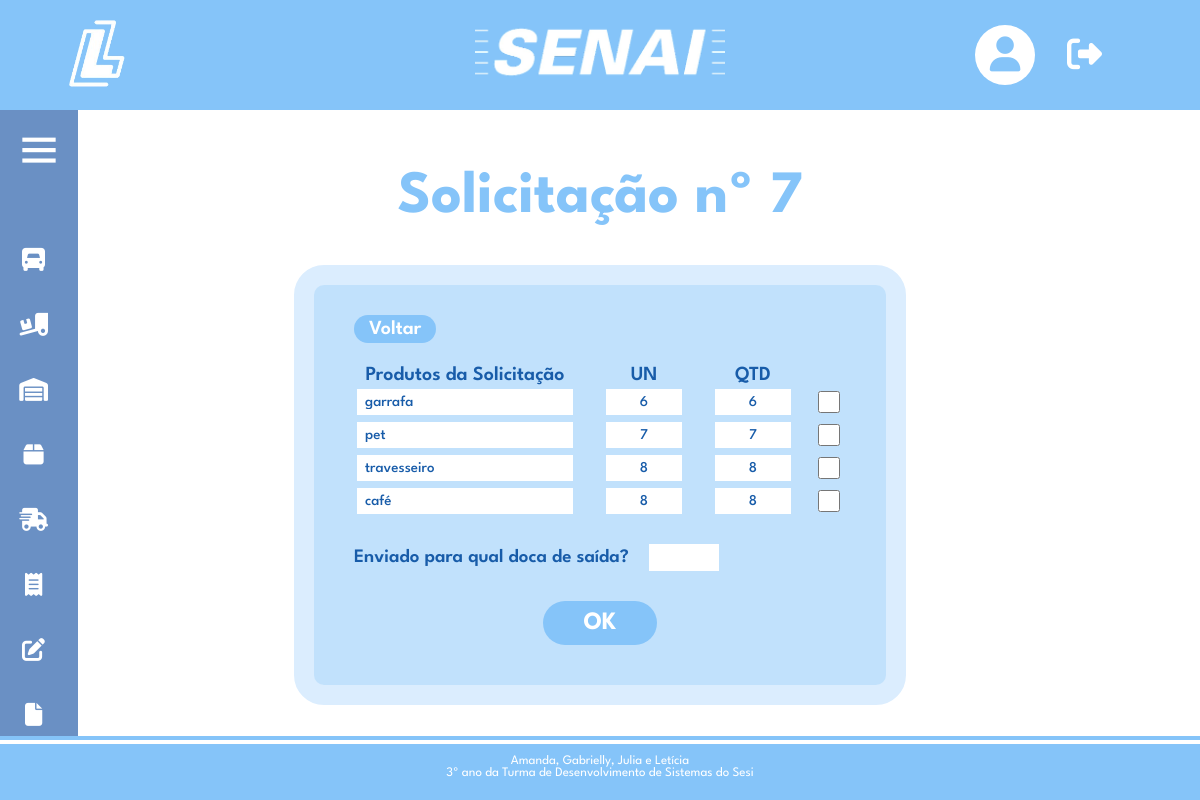
Page /expedicao2.php?id=7 (signed in) on the committed database.
### tables this page shows
CREATE TABLE `solicitacoes` (
  `id` int(11) NOT NULL,
  `solicitacao` int(11) NOT NULL,
  `produto` varchar(255) NOT NULL,
  `unidades` varchar(255) NOT NULL,
  `quantidades` int(11) NOT NULL,
  `valor` float NOT NULL,
  `totalcompra` float NOT NULL,
  `observacoes` varchar(255) NOT NULL,
  `posicao` varchar(2) NOT NULL,
  `doca` varchar(10) NOT NULL,
  `data` date DEFAULT NULL,
  `vistoria` varchar(255) NOT NULL,
  `carregado` tinyint(4) NOT NULL,
  `id_danfe` int(11) NOT NULL
);

### expedicao2.php (the view, shortened to what this page needs)
<!DOCTYPE html>
<html lang="en">
<?php
include_once('config.php');
?>
<head>
  <link rel="stylesheet" type="text/css" href="estiloHome.css" media="screen" />
  <link rel="stylesheet" type="text/css" href="estiloExpedicao2.css" media="screen" />
  <link href='https://unpkg.com/boxicons@2.0.7/css/boxicons.min.css' rel='stylesheet'>
</head>
<body>
  <header class="header-topo">
    <div class="logSenai">
      <a href="home.php"><img src="imagens/logo-logsenai.png" alt="Minha Figura" width="75" height="auto"></a>
    </div>
    <div class="logo">
      <a href="home.php"><img src="imagens/senai-branco.png" alt="Minha Figura" width="250" height="auto"></a>
    </div>
    <div class="menu-header">
      <div class="dropdown-perfil">
        <a href="#">
          <div class="circulo">
            <i class="fa-solid fa-user"></i>
          </div>
        </a>
      </div>
      <a href="sair.php"><i class="fa-solid fa-right-from-bracket"></i></a>
    </div>
  </header>
  <div class="sidebar close">
    <div class="logo-details">
      <i class="bx bx-menu"></i>
    </div>
    <ul class="nav-links">
      <li>
        <div class="iocn-link">
          <a href="#">
            <i class="fa-solid  fa-truck-front"></i>
          </a>
        </div>
      </li>
      <li>
        <div class="iocn-link">
          <a href="movimentacao.php">
            <i class="fa-solid fa-truck-ramp-box"></i>
          </a>
        </div>
      </li>
      <li>
        <a href="estoque.php">
          <i class="fa-solid fa-warehouse"></i>
        </a>
      </li>
      <li>
        <a href="picking.php">
          <i class="fa-solid fa-box"></i>
        </a>
      </li>
      <li>
        <div class="iocn-link">
          <a href="#">
            <i class="fa-solid fa-truck-fast"></i>
          </a>
        </div>
      </li>
      <li>
          <div class="iocn-link">
            <a href="#">
            <i class="fa-solid fa-receipt"></i>
            </a>
          </div>
        </li>
      <li>
        <div class="iocn-link">
          <a href="controleSolicitacoes.php">
            <i class="fa-solid fa-pen-to-square"></i>
          </a>
        </div>
      </li>
      <li>
        <a href="relatorios.php">
          <i class="fa-solid fa-file"></i>
        </a>
      </li>
    </ul>
  </div>
  <?php
  if (isset($_GET['id'])) {
    $id = $_GET['id'];
    $id = $conexao->real_escape_string($id);
    $sql = "SELECT * FROM solicitacoes WHERE solicitacao = '$id' AND posicao != ''";
    $resultado = $conexao->query($sql);
    if ($resultado && $resultado->num_rows > 0) {
      echo '<div class="titulo-conteudo">
                        <h1>Solicitação nº  ' . $id . '</h1>
                    </div>';
      echo '<div class="conteudo">
                      <div class="linhaExpedicao">
                       <div class="quadroExpedicao">
                        <div class="linha01"><a href="expedicao.php"><button>Voltar</button></a></div>
                       <div class="linha02">
                        <table>
                            <thead>
                                <tr>
                                    <th>Produtos da Solicitação</th>
                                    <th>UN</th>
                                    <th>QTD</th>
                                    <th></th>
                                </tr>
                            </thead>
                            <tbody>';
      while ($row = $resultado->fetch_assoc()) {
        echo '<form class="form" method="post" action="atualizarExpedicao.php" id="formlogin" name="formlogin">
                            <tr>
                            <td><input type="text" name="produto" value="' . htmlspecialchars($row['produto']) . '" readonly></td>
                            <td><input type="text" name="unidades" value="' . htmlspecialchars($row['unidades']) . '" readonly></td>
                            <td><input type="text" name="quantidades" value="' . htmlspecialchars($row['quantidades']) . '" readonly></td>
                        <td><input type="checkbox" name="ids[]" value="' . htmlspecialchars($row['id']) . '"></td>
                        </tr>';
      }
      echo '</tbody>
                    </table>
                </div>';
      echo '<div class="linha03">
                        <label>Enviado para qual doca de saída?</label>
                        <input type="number" id="doca" name="doca" value"" required>
                    </div>
                    <div class="linha04">
                            <input type="submit" value="OK">
                        </form>
                    </div> ';
    } else {
      echo '<div class="senao">';
      echo '<p>Nenhuma solicitação encontrada ou todos os produtos não têm posição.</p>';
      echo '<a href="expedicao.php"><button>Voltar</button></a>';
      echo '</div>';
    }
  }
  ?>
  </div>
  </div>
  </div>
  <?php
  include_once('footer.php');
  ?>
</body>
</html>

### estiloHome.css (style rules this page uses)
body, html { height: 100%; width: 100%; margin: 0px; }
.header-topo { background-color: #85C4F9; width: 100%; height: auto; padding: 10px 0px; display: flex; justify-content: space-between; }
.logo { margin: 10px 5px 5px 10px; justify-self: center; }
.logSenai { margin: 5px 120PX 5px 5%; }
.menu-header { display: flex; align-items: center; justify-content: space-around; margin: 5px 8% 5px 5px }
.menu-header a { margin-left: 30px; display: flex; align-items: center; text-decoration: none; }
.menu-header i { font-size: 35px; color: #fff; margin: 0px 2px; }
.circulo { width: 60px; height: 60px; background-color: #fff; border-radius: 40px; display: flex; justify-content: center; align-items: center; }
.circulo i { color:#85C4F9; font-size: 35px; }
.titulo-conteudo { width: 100%; height: auto; display: flex; justify-content: center; }
.titulo-conteudo h1 { font-size: 60px; font-weight: bold; font-family: "League Spartan", sans-serif; color: #85C4F9; margin-top: 60px; }
.sidebar { position: fixed; left: 0; height: 100%; width: 260px; background: #6A90C4; transition: all 0.5s ease; }
.sidebar.close { width: 78px; }
.sidebar .logo-details { height: 60px; width: 100%; display: flex; align-items: center; margin-top: 10px; }
.sidebar .logo-details i { font-size: 50px; color: #fff; height: 50px; min-width: 78px; text-align: center; line-height: 50px; }
.sidebar .nav-links { height: 100%; padding: 30px 0 150px 0; overflow: auto; }
.sidebar.close .nav-links { overflow: visible; }
.sidebar .nav-links li { position: relative; list-style: none; transition: all 0.4s ease; }
.sidebar .nav-links li .iocn-link { display: flex; align-items: center; justify-content: space-between; }
.sidebar.close .nav-links li .iocn-link { display: block }
.sidebar .nav-links li i { height: 65px; min-width: 67px; text-align: center; line-height: 66px; color: #fff; font-size: 23px; cursor: pointer; transition: all 0.3s ease; }
.sidebar .nav-links li a { display: flex; align-items: center; text-decoration: none; }
.bx-menu { cursor:pointer; }

### estiloExpedicao2.css (style rules this page uses)
.linhaExpedicao { display: flex; justify-content: center; width: 100%; }
.quadroExpedicao { width: auto; height: auto; padding: 30px 40px 40px 40px; background-color: #c1e1fc; border: 20px solid #dbedfe; border-radius: 30px }
.linha01 { display: flex; justify-content: start; align-items: center; margin-bottom: 20px; }
.linha01 button { border: none; background-color: #85c4f9; color: #fff; font-size: 20px; font-weight: 600; font-family: "League Spartan", sans-serif; padding: 5px 15px; border-radius: 30px; }
.linha02 { margin-bottom: 25px; }
table th { font-family: "League Spartan", sans-serif; color: #185CA9; font-size: 20px; font-weight: 600; }
table td input { border: none; padding: 6px 8px; font-family: "League Spartan", sans-serif; color: #185CA9; font-size: 15px; font-weight: 500; }
table td:nth-child(1) input { width: 200px; }
table td:nth-child(2) input, table td:nth-child(3) input { width: 60px; text-align: center; }
table td:nth-child(4) input { border-radius: 30px; padding: 6px 25px; font-family: "League Spartan", sans-serif; color: #fff; font-size: 20px; font-weight: 700; background-color: #85C4F9; }
table th:nth-child(2) { padding-left: 30px; }
table th:nth-child(3) { padding-left: 30px; }
table th:nth-child(4) { padding-left: 30px; }
table td:nth-child(2) { padding-left: 30px; }
table td:nth-child(3) { padding-left: 30px; }
table td:nth-child(4) { padding-left: 20px }
table td:nth-child(4) input { width: 22px; height: 22px; }
.linha03 { width: 100%; display: flex; justify-content: start; align-items: center; margin-bottom: 30px; }
.linha03 label { font-family: "League Spartan", sans-serif; color: #185CA9; font-size: 19px; font-weight: 600; margin-right: 20px; }
.linha03 input { border: none; padding: 5px 10px; text-align: center; font-size: 19px; font-family: "League Spartan", sans-serif; color: #185CA9; font-weight: 600; width: 50px; }
.linha04 { width: 100%; display: flex; justify-content: center; }
.linha04 input { border: none; background-color: #85C4F9; color: #fff; font-size: 25px; font-family: "League Spartan", sans-serif; font-weight: 700; padding: 10px 40px; border-radius: 30px; }

### rows in the picture
solicitacoes: produto "garrafa", unidades "6", quantidades "6"
solicitacoes: produto "pet", unidades "7", quantidades "7"
solicitacoes: produto "travesseiro", unidades "8", quantidades "8"
solicitacoes: produto "café", unidades "8", quantidades "8"

### other values in the picture
$id "7"
